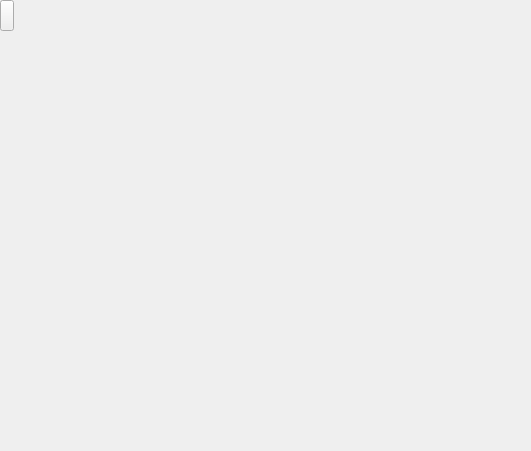
<?xml version="1.0" encoding="UTF-8"?>
<ui version="4.0">
 <class>PopupChatDialog</class>
 <widget class="QWidget" name="PopupChatDialog">
  <property name="geometry">
   <rect>
    <x>0</x>
    <y>0</y>
    <width>531</width>
    <height>451</height>
   </rect>
  </property>
  <property name="windowTitle">
   <string notr="true">MainWindow</string>
  </property>
  <layout class="QVBoxLayout" name="verticalLayout_3">
   <property name="margin">
    <number>0</number>
   </property>
   <item>
    <layout class="QHBoxLayout" name="horizontalLayout">
     <property name="spacing">
      <number>3</number>
     </property>
     <property name="leftMargin">
      <number>0</number>
     </property>
     <property name="rightMargin">
      <number>5</number>
     </property>
     <property name="bottomMargin">
      <number>0</number>
     </property>
     <item>
      <widget class="QFrame" name="leftsideframe">
       <property name="sizePolicy">
        <sizepolicy hsizetype="Expanding" vsizetype="Expanding">
         <horstretch>0</horstretch>
         <verstretch>0</verstretch>
        </sizepolicy>
       </property>
       <property name="maximumSize">
        <size>
         <width>14</width>
         <height>16777215</height>
        </size>
       </property>
       <layout class="QVBoxLayout" name="verticalLayout">
        <property name="margin">
         <number>0</number>
        </property>
        <item>
         <widget class="QPushButton" name="avatarFrameButton">
          <property name="minimumSize">
           <size>
            <width>14</width>
            <height>31</height>
           </size>
          </property>
          <property name="maximumSize">
           <size>
            <width>14</width>
            <height>31</height>
           </size>
          </property>
          <property name="text">
           <string/>
          </property>
          <property name="iconSize">
           <size>
            <width>16</width>
            <height>31</height>
           </size>
          </property>
          <property name="checkable">
           <bool>true</bool>
          </property>
         </widget>
        </item>
        <item>
         <spacer>
          <property name="orientation">
           <enum>Qt::Vertical</enum>
          </property>
          <property name="sizeHint" stdset="0">
           <size>
            <width>12</width>
            <height>335</height>
           </size>
          </property>
         </spacer>
        </item>
       </layout>
      </widget>
     </item>
     <item>
      <widget class="QFrame" name="avatarframe">
       <property name="maximumSize">
        <size>
         <width>132</width>
         <height>16777215</height>
        </size>
       </property>
       <layout class="QVBoxLayout" name="verticalLayout_2">
        <property name="margin">
         <number>0</number>
        </property>
        <item>
         <widget class="AvatarWidget" name="avatarWidget">
          <property name="minimumSize">
           <size>
            <width>116</width>
            <height>116</height>
           </size>
          </property>
          <property name="maximumSize">
           <size>
            <width>116</width>
            <height>116</height>
           </size>
          </property>
         </widget>
        </item>
        <item>
         <spacer name="myspacer">
          <property name="orientation">
           <enum>Qt::Vertical</enum>
          </property>
          <property name="sizeHint" stdset="0">
           <size>
            <width>61</width>
            <height>141</height>
           </size>
          </property>
         </spacer>
        </item>
        <item>
         <widget class="AvatarWidget" name="ownAvatarWidget">
          <property name="minimumSize">
           <size>
            <width>116</width>
            <height>116</height>
           </size>
          </property>
          <property name="maximumSize">
           <size>
            <width>116</width>
            <height>116</height>
           </size>
          </property>
         </widget>
        </item>
       </layout>
      </widget>
     </item>
     <item>
      <layout class="QHBoxLayout" name="chatLayout">
       <property name="topMargin">
        <number>3</number>
       </property>
       <item>
        <widget class="ChatWidget" name="chatWidget" native="true">
         <property name="sizePolicy">
          <sizepolicy hsizetype="Expanding" vsizetype="Expanding">
           <horstretch>0</horstretch>
           <verstretch>0</verstretch>
          </sizepolicy>
         </property>
        </widget>
       </item>
      </layout>
     </item>
    </layout>
   </item>
  </layout>
  <action name="actionClearOfflineMessages">
   <property name="text">
    <string>Clear offline messages</string>
   </property>
  </action>
 </widget>
 <customwidgets>
  <customwidget>
   <class>AvatarWidget</class>
   <extends>QLabel</extends>
   <header>gui/common/AvatarWidget.h</header>
   <container>1</container>
  </customwidget>
  <customwidget>
   <class>ChatWidget</class>
   <extends>QWidget</extends>
   <header location="global">gui/chat/ChatWidget.h</header>
   <container>1</container>
  </customwidget>
 </customwidgets>
 <resources/>
 <connections/>
</ui>
